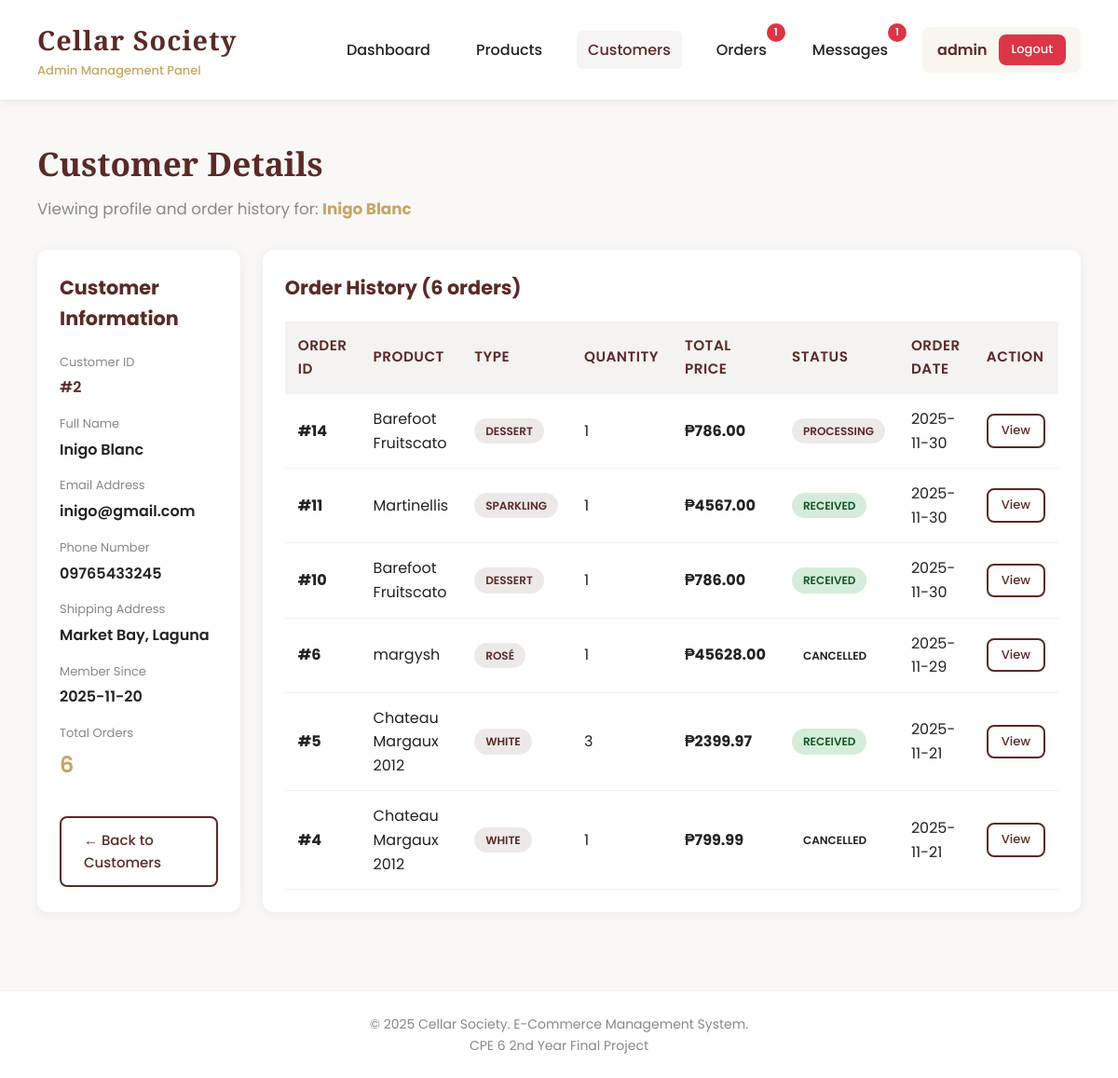
The app's page /customers/2 (signed in), older data.
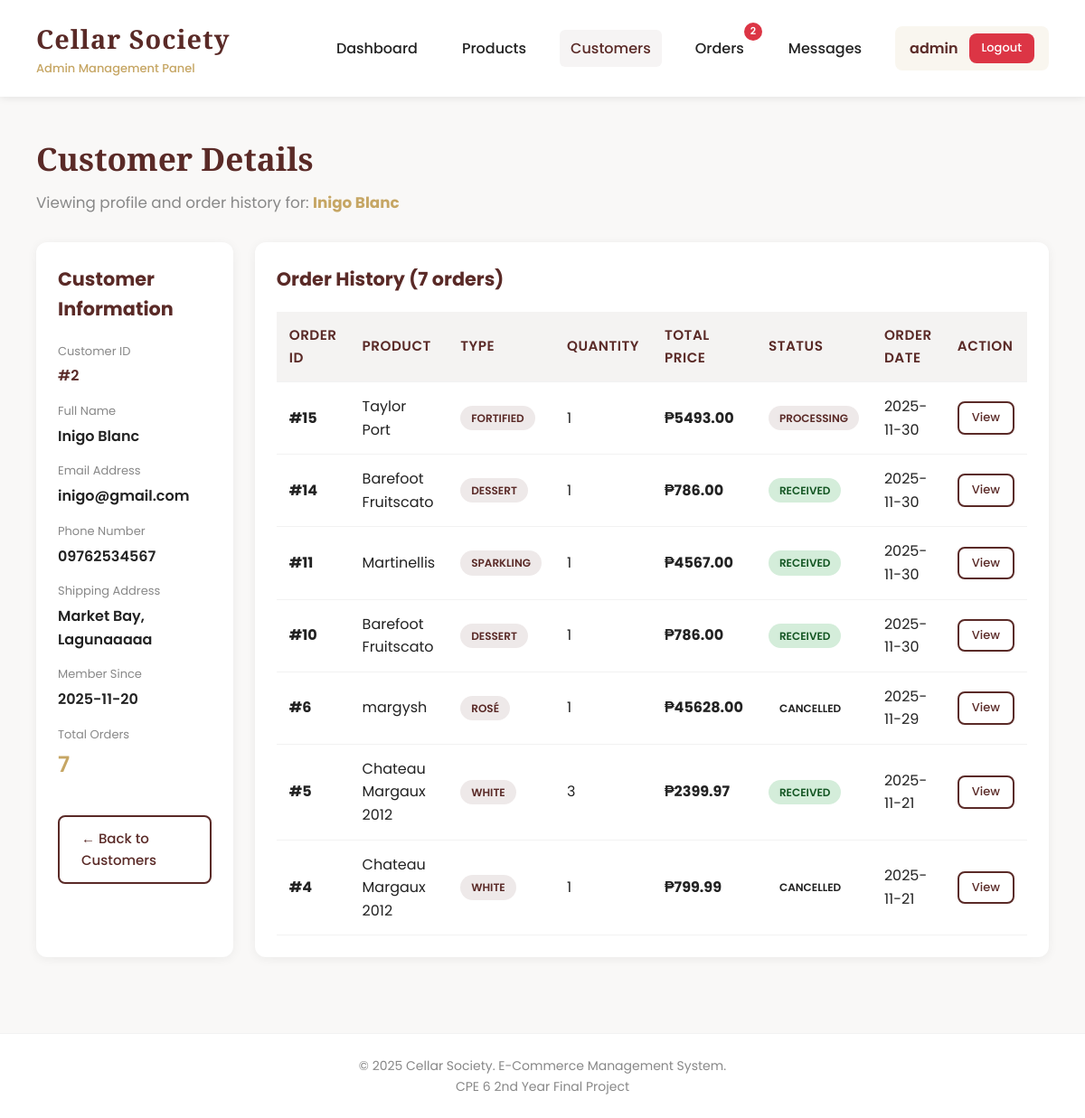
The same page, newer data.
### tables this page shows
CREATE TABLE customers (
        id INTEGER PRIMARY KEY AUTOINCREMENT,
        name TEXT NOT NULL,
        email TEXT UNIQUE NOT NULL,
        password TEXT NOT NULL,
        phone TEXT,
        address TEXT,
        joined_at TIMESTAMP DEFAULT CURRENT_TIMESTAMP
    );

CREATE TABLE orders (
        id INTEGER PRIMARY KEY AUTOINCREMENT,
        customer_id INTEGER NOT NULL,
        product_id INTEGER NOT NULL,
        quantity INTEGER NOT NULL,
        total_price REAL NOT NULL,
        status TEXT DEFAULT 'Pending',
        order_date TIMESTAMP DEFAULT CURRENT_TIMESTAMP, estimated_delivery_date TEXT, shipped_date TEXT,
        FOREIGN KEY (customer_id) REFERENCES customers(id),
        FOREIGN KEY (product_id) REFERENCES products(id)
    );

CREATE TABLE products (
        id INTEGER PRIMARY KEY AUTOINCREMENT,
        name TEXT NOT NULL,
        type TEXT NOT NULL,
        region TEXT NOT NULL,
        vintage INTEGER NOT NULL,
        price REAL NOT NULL,
        alcohol REAL NOT NULL,
        stock INTEGER NOT NULL,
        description TEXT,
        image_url TEXT,
        created_at TIMESTAMP DEFAULT CURRENT_TIMESTAMP
    );

### app.py (the view)
@app.route('/customers/<int:customer_id>')
@login_required
def customer_detail(customer_id):
    conn = get_db_connection()
    customer = conn.execute(
        'SELECT * FROM customers WHERE id = ?',
        (customer_id,)
    ).fetchone()
    if not customer:
        flash('Customer not found', 'error')
        conn.close()
        return redirect(url_for('customers'))
    orders = conn.execute('''
        SELECT o.*, p.name as product_name, p.type as product_type
        FROM orders o
        JOIN products p ON o.product_id = p.id
        WHERE o.customer_id = ?
        ORDER BY o.order_date DESC
    ''', (customer_id,)).fetchall()
    conn.close()
    return render_template('admin/customer_detail.html',
                         customer=customer,
                         orders=orders)

### app.py (called while the page is built)
def get_db_connection():
    conn = sqlite3.connect('cellar_society.db')
    conn.row_factory = sqlite3.Row
    return conn

def login_required(f):
    @wraps(f)
    def decorated_function(*args, **kwargs):
        if 'admin_id' not in session:
            flash('Please login first', 'error')
            return redirect(url_for('login'))
        return f(*args, **kwargs)
    return decorated_function

def get_admin_notification_counts():
    conn = get_db_connection()
    pending_orders = conn.execute('''
        SELECT COUNT(*) as count FROM orders
        WHERE status = 'Pending'
    ''').fetchone()['count']
    processing_orders = conn.execute('''
        SELECT COUNT(*) as count FROM orders
        WHERE status = 'Processing'
    ''').fetchone()['count']
    unread_messages = conn.execute('''
        SELECT COUNT(*) as count FROM messages
        WHERE sender_type = 'customer' AND is_read = 0
    ''').fetchone()['count']
    conn.close()
    total = pending_orders + processing_orders + unread_messages
    return {
        'pending_orders': pending_orders,
        'processing_orders': processing_orders,
        'unread_messages': unread_messages,
        'total': total
    }

### templates/admin/customer_detail.html (shortened to what the changed rows need)
{% extends "admin/base.html" %}
{% block content %}
<div class="page-header">
    <h2>Customer Details</h2>
    <p>Viewing profile and order history for: <strong style="color: var(--accent);">{{ customer.name }}</strong></p>
</div>
<div style="display: grid; grid-template-columns: 1fr 2fr; gap: 24px;">
    <div class="card">
        <div style="margin-top: 20px;">
            <div style="margin-bottom: 16px;">
                <p style="color: var(--muted); font-size: 13px; margin-bottom: 4px;">Customer ID</p>
                <p style="font-weight: 600; color: var(--primary);">#{{ customer.id }}</p>
            </div>
            <div style="margin-bottom: 16px;">
                <p style="color: var(--muted); font-size: 13px; margin-bottom: 4px;">Full Name</p>
                <p style="font-weight: 600;">{{ customer.name }}</p>
            </div>
            <div style="margin-bottom: 16px;">
                <p style="color: var(--muted); font-size: 13px; margin-bottom: 4px;">Email Address</p>
                <p style="font-weight: 600;">{{ customer.email }}</p>
            </div>
            <div style="margin-bottom: 16px;">
                <p style="color: var(--muted); font-size: 13px; margin-bottom: 4px;">Phone Number</p>
                <p style="font-weight: 600;">{{ customer.phone if customer.phone else 'Not provided' }}</p>
            </div>
            <div style="margin-bottom: 16px;">
                <p style="color: var(--muted); font-size: 13px; margin-bottom: 4px;">Shipping Address</p>
                <p style="font-weight: 600;">{{ customer.address if customer.address else 'Not provided' }}</p>
            </div>
            <div style="margin-bottom: 16px;">
                <p style="color: var(--muted); font-size: 13px; margin-bottom: 4px;">Member Since</p>
                <p style="font-weight: 600;">{{ customer.joined_at[:10] }}</p>
            </div>
            <div style="margin-bottom: 16px;">
                <p style="color: var(--muted); font-size: 13px; margin-bottom: 4px;">Total Orders</p>
                <p style="font-weight: 600; color: var(--accent); font-size: 1.5em;">{{ orders|length }}</p>
            </div>
        </div>
    </div>
    <div class="card">
        <h3>Order History ({{ orders|length }} orders)</h3>
        {% if orders %}
        <div class="table-container" style="margin-top: 20px;">
            <table>
                <thead>
                    <tr>
                        <th>Order ID</th>
                        <th>Product</th>
                        <th>Type</th>
                        <th>Quantity</th>
                        <th>Total Price</th>
                        <th>Status</th>
                        <th>Order Date</th>
                        <th>Action</th>
                    </tr>
                </thead>
                <tbody>
                    {% for order in orders %}
                    <tr>
                        <td><strong>#{{ order.id }}</strong></td>
                        <td>{{ order.product_name }}</td>
                        <td><span class="badge primary">{{ order.product_type }}</span></td>
                        <td>{{ order.quantity }}</td>
                        <td><strong>₱{{ "%.2f"|format(order.total_price) }}</strong></td>
                        <td>
                            {% if order.status == 'Pending' %}
                                <span class="badge warning">{{ order.status }}</span>
                            {% elif order.status == 'Processing' %}
                                <span class="badge primary">{{ order.status }}</span>
                            {% elif order.status == 'Delivered' %}
                                <span class="badge success">{{ order.status }}</span>
                            {% elif order.status == 'Received' %}
                                <span class="badge success">{{ order.status }}</span>
                            {% else %}
                                <span class="badge">{{ order.status }}</span>
                            {% endif %}
                        </td>
                        <td>{{ order.order_date[:10] }}</td>
                        <td>
                            <a href="{{ url_for('order_detail', order_id=order.id) }}" class="btn btn-small ghost">View</a>
                        </td>
                    </tr>
                    {% endfor %}
                </tbody>
            </table>
        </div>
        {% else %}
        <div class="empty-state">
            <h3>No Orders Yet</h3>
            <p>This customer hasn't placed any orders.</p>
        </div>
        {% endif %}
    </div>
</div>
{% endblock %}

Row changes from the older to the newer data that the page shows:
changed customers "Inigo Blanc": phone "09765433245" → "09762534567"; address "Market Bay, Laguna" → "Market Bay, Lagunaaaaa"
added orders: id "15", product_name "Taylor Port", product_type "FORTIFIED", quantity "1", total_price "5493.00", status "PROCESSING", order_date "2025-11-30"
changed orders id 14: status "PROCESSING" → "RECEIVED"
Text that changed along with them:
{{ notifications.pending_orders + notifications.processing_orders }}: "1" → "2"
{{ orders|length }}: "6" → "7"
{{ notifications.unread_messages }}: "1" → (not shown)
